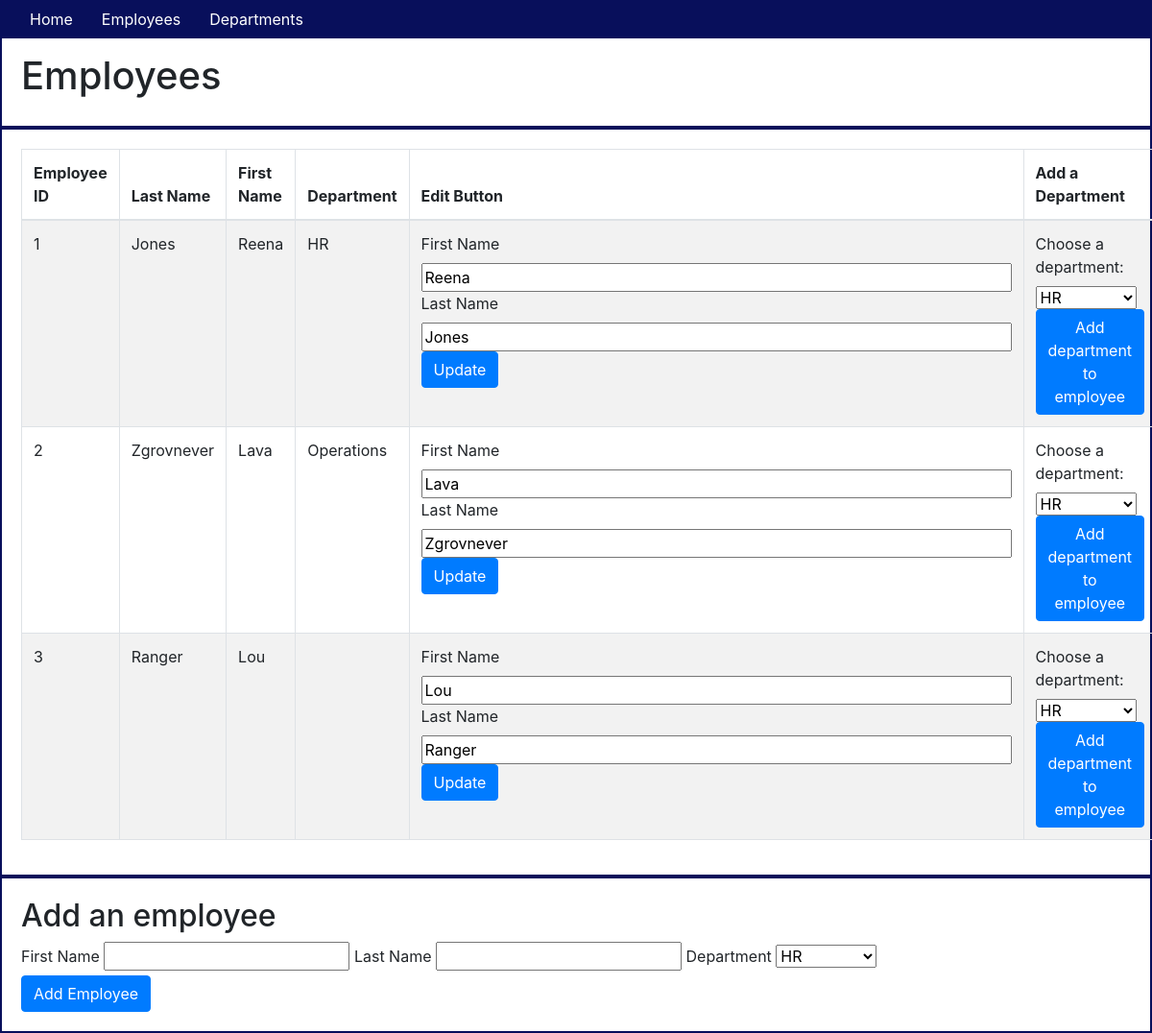
Page /employees on the earlier database version.
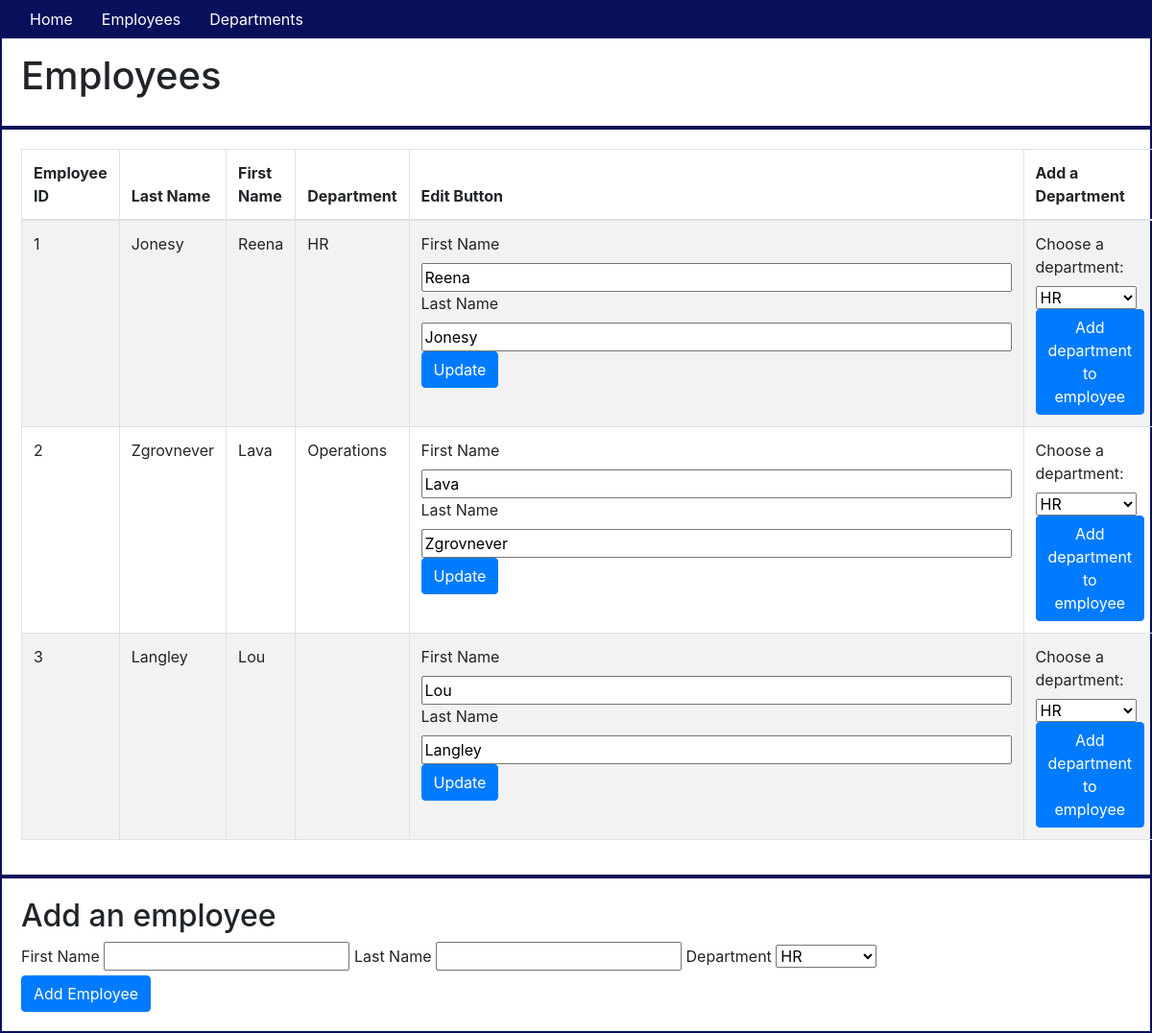
Same page on the later database version.
### app/models.py (models this page shows, shortened)
class Employee(db.Model):
    id = db.Column(db.Integer, primary_key=True)
    first_name = db.Column(db.String(64))
    last_name = db.Column(db.String(64), index=True)
    departments = db.relationship('Department', secondary=links, backref='employee', lazy='dynamic')

class Department(db.Model):
    id = db.Column(db.Integer, primary_key=True)
    name = db.Column(db.String(64))
    employees = db.relationship('Employee', secondary=links, backref='department', lazy='dynamic')
    def __repr__(self):
        return '<{} Department>'.format(self.name)

### app/routes.py (the view)
@app.route('/employees')
def show_employees():
    employees = Employee.query.all()
    departments = Department.query.all()
    return render_template('employees.html', title="Employees", employees=employees, departments=departments)

### app/templates/employees.html (shortened to what this page needs)
{% extends "base.html" %} {% block content %}
<div class="container-fluid">
    <div class="row">
        <h1>Employees</h1>
    </div>
    <div class="row">
        <table class="table table-striped table-bordered">
            <thead>
                <th>Employee ID</th>
                <th>Last Name</th>
                <th>First Name</th>
                <th>Department</th>
                <th>Edit Button</th>
                <th>Add a Department</th>
            </thead>
            <tbody>
                {% for employee in employees %}
                <tr>
                    <td>{{employee.id}}</td>
                    <td>{{employee.last_name}}</td>
                    <td>{{employee.first_name}}</td>
                    <td>
                        {% for employee_department in employee.departments %} {{employee_department.name}} {% endfor %}
                    </td>
                    <td>
                        <form method="POST" action="/employees/{{employee.id}}/update">
                            <label for="first_name">First Name</label>
                            <input type="text" value="{{employee.first_name}}" name="new_first_name" size="55"><br>
                            <label for="last_name">Last Name</label>
                            <input type="text" value="{{employee.last_name}}" name="new_last_name" size="55"><br>
                            <button type="submit" class="btn btn-primary" value="Update">Update</button>
                        </form>
                    </td>
                    <td>
                        <form method="POST" action="/employees/{{employee.id}}/add_department">
                            <label for="departments">Choose a department:</label><br>
                            <select id="departments">
                                {% for department in departments %}
                                <option value="{{department}}" name="department">
                                    {{department.name}}</option><br>
                                {% endfor %}
                            </select>
                            <button type="submit" class="btn btn-primary" value="add_department_to_employee">Add
                                department to
                                employee</button>
                        </form>
                    </td>
                </tr>
                {% endfor %}
            </tbody>
        </table>
    </div>
    <div class="row">
        <h2>Add an employee</h2>
        <form action="/employees" method="POST">
            <label for="first_name">First Name</label>
            <input type="text" name="first_name" id="first_name" required />
            <label for="last_name">Last Name</label>
            <input type="text" name="last_name" id="last_name" required />
            <label for="department">Department</label>
            <select id="department">
                    {% for department in departments %}
                    <option value="{{department}}" name="department" id="department">
                        {{department.name}}</option><br>
                    {% endfor %}
                </select>
            <br>
            <button type="submit" class="btn btn-primary" value="Add Employee">Add Employee</button>
        </form>
    </div>
</div>
{% endblock %}

### app/templates/base.html (shortened to what this page needs)
<!DOCTYPE html>
<html lang="en">
<head>
    <link rel="stylesheet" href="../static/css/styles.css">
    <link rel="stylesheet" href="https://stackpath.bootstrapcdn.com/bootstrap/4.4.1/css/bootstrap.min.css">
</head>
<body>
    <div class="header">
        <nav class="navbar fixed-top navbar-expand-sm">
            <div class="collapse navbar-collapse" id="navbarMenu">
                <ul class="navbar-nav">
                    <li><a href="/">Home</a></li>
                    <li><a href="/employees">Employees</a></li>
                    <li><a href="/departments">Departments</a></li>
                </ul>
            </div>
        </nav>
    </div>
    <hr> {% block content %}{% endblock %}
</body>
</html>

### app/static/css/styles.css (style rules this page uses)
nav { background-color: #080F5B; }
nav a { color: white; padding: 15px }
.navbar-nav { list-style-type: none; }
.row { padding: 20px; border: solid #080F5B 2px; }
li { list-style-type: none; }

Differences in the rows shown:
changed Employee "Reena": last_name "Jones" → "Jonesy"; new_last_name "Jones" → "Jonesy"
changed Employee "Lou": last_name "Ranger" → "Langley"; new_last_name "Ranger" → "Langley"
